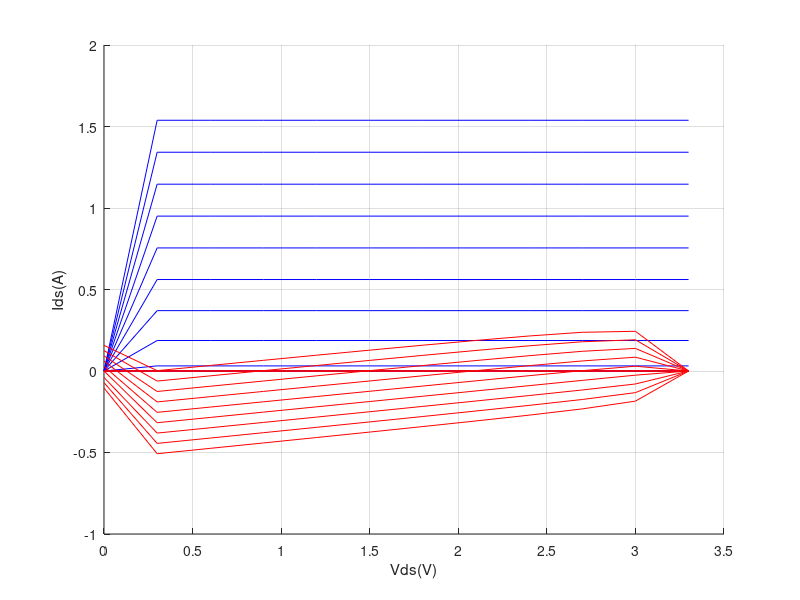

Source code (MATLAB):
%Programa para graficar comportamiento ideal del un inversor
%ITCR/Introducci?n al dise?o de circuitos integrados
%Prof. Dr.-Ing. Alfonso Chac?n Rodr?guez
%Estudiantes: Francis L?pez Montero /Jeffry Quir?s Fallas

%Par?metros MOSFET

wn=3.0e-6;
ln=0.6e-6;
%Voltaje Umbral N 
Vtn=0.77;

%Voltaje Umbral P
Vtp=(-0.89);

%Tension alimentacion
Vdd=3.3;

tox=1.41e-8;
e0=8.854e-12;%Permitividad del vac?o
Cox=3.6*e0/tox;

%Voltaje cr?tico
vsatn=10e7; %velocidad saturacion electrones
vsatp=8e6; %velocidad saturacion huecos
n=1;

r=2;%Proporcion beta PMOS respecto a NMOS

for Vin=0:0.3:Vdd
    Vingraf(n)=Vin;
    m=1;
    for Vout=0:0.3:Vdd
        Voutgraf(m)=Vout;
 
        %Par?metros PMOS
        up=(185)/(1+(abs(Vin+1.5*Vtp)/(0.338e9 * tox)));%Efectividad de canal
        Vcp=ln*(2*vsatp/up);
        VGTp=Vin+Vtp;
        Vdpsat=(VGTp*Vcp)/(VGTp+Vcp);

        %Ecuaciones region PMOS
        if(Vin>Vtp + Vdd)
            Idsp(m,n)=0;
        elseif((Vin<Vtp + Vdd) && (Vout>Vdpsat))
            Vds=Vdd-Vout;
            Idsp(m,n)=(up/(1+(Vds/Vcp)))*Cox*r*(wn/ln)*(VGTp-(Vds/2))*Vds;
        elseif((Vin<Vtp + Vdd) && (Vout<=Vdpsat))
            Idsp(m,n)=Cox*r*wn*(VGTp-Vdpsat)*vsatp;
        end
%_-------------------------------------------------------------------------        
        %Parametros NMOS
        un=(540)/(1+((Vin+Vtn)/(0.54e9 * tox))^1.85);
        Vcn=ln*(2*vsatn/un);
        VGTn=Vin-Vtn;
        Vdnsat=(VGTn*Vcn)/(VGTn+Vcn);

        if(Vin<Vtn)
            Idsn(m,n)=0;
        elseif((Vin>Vtn)&&(Vout<Vdpsat))
            Vds=Vout;
            Idsn(m,n)=(un/(1+(Vds/Vcn)))*Cox*(wn/ln)*(VGTn-(Vds/2))*Vds;
        elseif((Vin>Vtn)&&(Vout>=Vdpsat))
            Idsn(m,n)=Cox*wn*(VGTn-Vdnsat)*vsatn;
        end
        m=m+1;
    end
    n=n+1;
end

plot(Vingraf,Idsn,'b',Vingraf,Idsp,'r')
xlabel('Vds(V)')
ylabel('Ids(A)')
axis on
grid on
box off

    %Region de corte
    %Vin<Vtn; NMOS
    %Vin>Vtp + Vdd; PMOS

    %Region lineal NMOS
    %Vin>Vtn;
    %Vout<Vin-Vtn;

    %Region lineal PMOS
    %Vin<Vtp + Vdd;
    %Vout>Vin-Vtp;

    %Region saturacion NMOS
    %Vin>Vtn;
    %Vout>Vin-Vtn;

    %Region saturacion PMOS
    %Vin<Vtp + Vdd;
    %Vout<Vin-Vtp;

